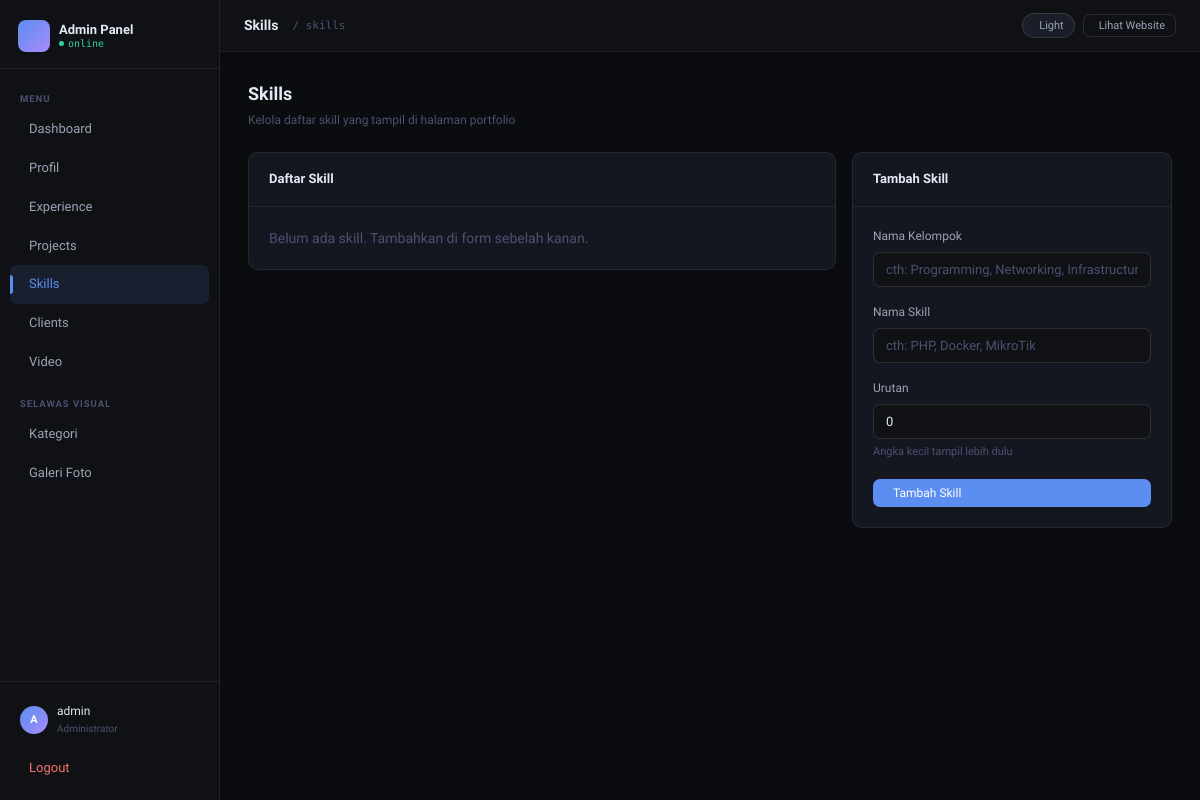
Before: /admin/skills.php (signed in) with the older database file.
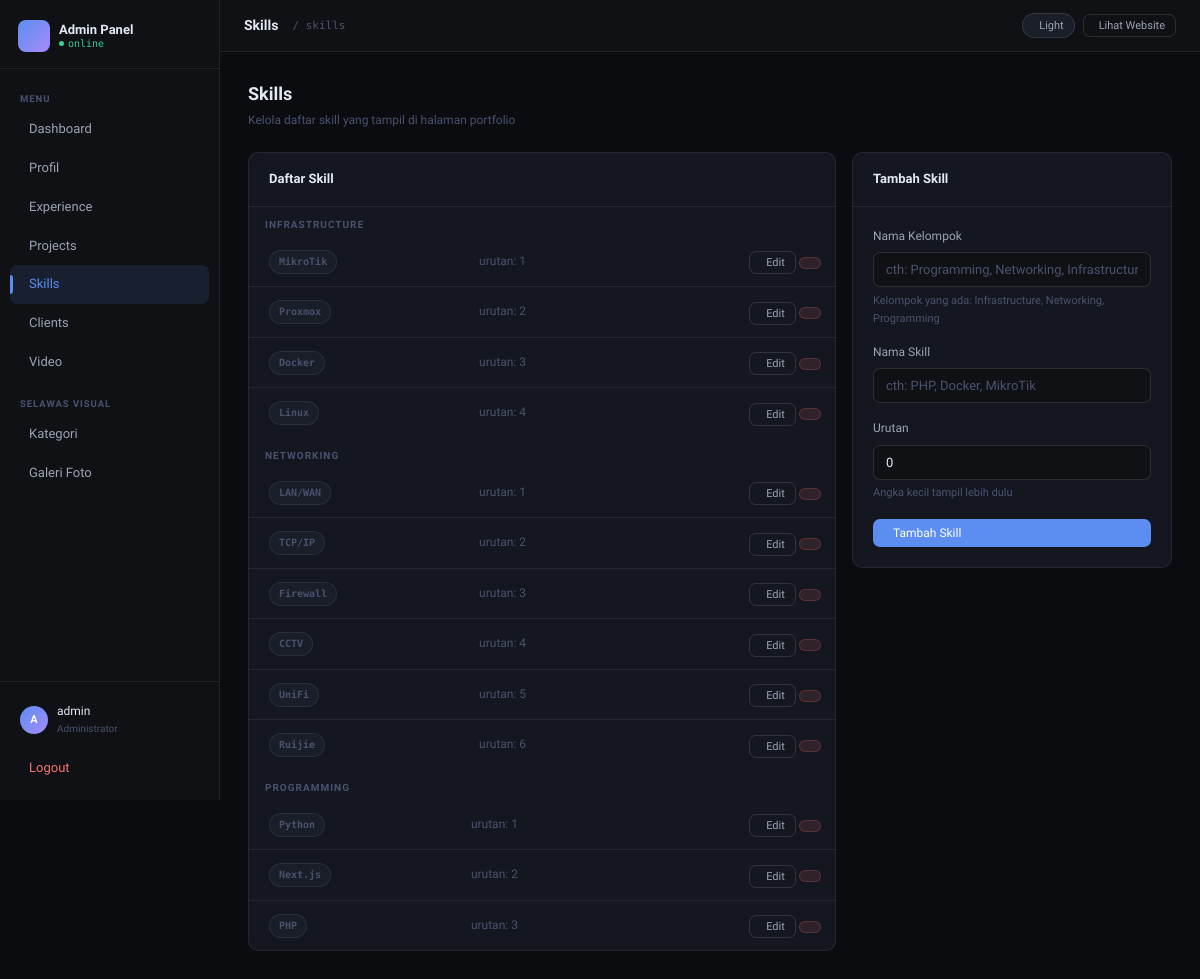
After: the same page with the newer database file.
### tables this page shows
CREATE TABLE `skills` (
  `id` int(11) NOT NULL,
  `group_name` varchar(100) NOT NULL COMMENT 'Nama kelompok, cth: Programming',
  `skill_name` varchar(100) NOT NULL COMMENT 'Nama skill, cth: PHP',
  `sort_order` int(11) DEFAULT 0
);

### admin/skills.php (the view, shortened to what the changed rows need)
<?php
require 'koneksi.php';
$active_menu = 'skills';
$edit = null;
$skills_raw = $pdo->query("SELECT * FROM skills ORDER BY group_name, sort_order, skill_name")->fetchAll();
$groups = [];
foreach ($skills_raw as $s) {
    $groups[$s['group_name']][] = $s;
}
require '_layout.php';
?>
<div class="page-head">
  <div class="page-head-left">
    <h2>Skills</h2>
  </div>
</div>
<div style="display:grid;grid-template-columns:1fr 320px;gap:16px;align-items:start">
  <div class="card">
    <div style="overflow-x:auto">
      <?php if (empty($skills_raw)): ?>
        <p style="padding:20px;color:var(--text-dim)">Belum ada skill. Tambahkan di form sebelah kanan.</p>
      <?php else: ?>
        <?php foreach ($groups as $gname => $items): ?>
          <div style="padding:10px 16px 4px;font-size:10px;font-weight:600;letter-spacing:0.1em;text-transform:uppercase;color:var(--text-dim)">
            <?= htmlspecialchars($gname) ?>
          </div>
          <table class="table" style="margin-bottom:0">
            <tbody>
              <?php foreach ($items as $s): ?>
              <tr>
                <td style="padding-left:20px">
                  <span class="badge badge-dim"><?= htmlspecialchars($s['skill_name']) ?></span>
                </td>
                <td style="color:var(--text-dim);font-size:12px">urutan: <?= $s['sort_order'] ?></td>
                <td style="text-align:right;white-space:nowrap">
                  <a href="skills.php?edit=<?= $s['id'] ?>" class="btn btn-ghost btn-sm">
                    <i class="lucide lucide-pencil"></i> Edit
                  </a>
                  <a href="skills.php?hapus=<?= $s['id'] ?>" class="btn btn-danger btn-sm"
                     onclick="return confirm('Hapus skill <?= htmlspecialchars($s['skill_name']) ?>?')">
                  </a>
                </td>
              </tr>
              <?php endforeach; ?>
            </tbody>
          </table>
        <?php endforeach; ?>
      <?php endif; ?>
    </div>
  </div>
  <div class="card">
    <div class="card-body">
      <form method="POST">
        <div class="form-group">
          <label class="form-label">Nama Kelompok</label>
          <input type="text" name="group_name" class="form-control"
                 placeholder="cth: Programming, Networking, Infrastructure"
                 value="<?= htmlspecialchars($edit['group_name'] ?? '') ?>" required>
          <?php if (!empty($groups)): ?>
            <div class="form-sub" style="margin-top:5px">Kelompok yang ada:
              <?= implode(', ', array_map('htmlspecialchars', array_keys($groups))) ?>
            </div>
          <?php endif; ?>
        </div>
      </form>
    </div>
  </div>
</div>
</div></div>
</body></html>

### admin/_layout.php (shortened to what the changed rows need)
<?php
$menu = [
    ['href' => 'index.php',      'icon' => 'grid-2x2',     'label' => 'Dashboard',   'key' => 'dashboard'],
    ['href' => 'profil.php',     'icon' => 'user-round',   'label' => 'Profil',      'key' => 'profil'],
    ['href' => 'experience.php', 'icon' => 'briefcase',    'label' => 'Experience',  'key' => 'experience'],
    ['href' => 'projects.php',   'icon' => 'code-2',       'label' => 'Projects',    'key' => 'projects'],
    ['href' => 'skills.php',     'icon' => 'zap',          'label' => 'Skills',      'key' => 'skills'],
    ['href' => 'clients.php',    'icon' => 'building-2',   'label' => 'Clients',     'key' => 'clients'],
    ['href' => 'video.php',      'icon' => 'clapperboard', 'label' => 'Video',       'key' => 'video'],
];
$menu_visual = [
    ['href' => 'kategori.php',   'icon' => 'folder-open',  'label' => 'Kategori',    'key' => 'kategori'],
    ['href' => 'galeri.php',     'icon' => 'images',       'label' => 'Galeri Foto', 'key' => 'galeri'],
];
?>
<!DOCTYPE html>
<html lang="id" data-theme="dark">
<head>
<link rel="preload" href="https://unpkg.com/lucide-static@latest/font/lucide.css" as="style" onload="this.onload=null;this.rel='stylesheet'">
</head>
<body>
<aside class="sidebar" id="sidebar">
  <nav class="sb-nav">
    <div class="sb-group">
      <div class="sb-group-label">Menu</div>
      <?php foreach ($menu as $m): ?>
        <a href="<?= $m['href'] ?>" class="sb-link <?= ($active_menu ?? '') === $m['key'] ? 'active' : '' ?>">
          <?= $m['label'] ?>
        </a>
      <?php endforeach; ?>
    </div>
    <div class="sb-group">
      <div class="sb-group-label">Selawas Visual</div>
      <?php foreach ($menu_visual as $m): ?>
        <a href="<?= $m['href'] ?>" class="sb-link <?= ($active_menu ?? '') === $m['key'] ? 'active' : '' ?>">
          <?= $m['label'] ?>
        </a>
      <?php endforeach; ?>
    </div>
  </nav>
</aside>
<div class="main">
  <div class="content fade-in">

Changed rows visible on the page:
added skills: skill_name "MikroTik", sort_order "1", shown under "INFRASTRUCTURE"
added skills: skill_name "Proxmox", sort_order "2", shown under "INFRASTRUCTURE"
added skills: skill_name "Docker", sort_order "3", shown under "INFRASTRUCTURE"
added skills: skill_name "Linux", sort_order "4", shown under "INFRASTRUCTURE"
added skills: skill_name "LAN/WAN", sort_order "1", shown under "NETWORKING"
added skills: skill_name "TCP/IP", sort_order "2", shown under "NETWORKING"
added skills: skill_name "Firewall", sort_order "3", shown under "NETWORKING"
added skills: skill_name "CCTV", sort_order "4", shown under "NETWORKING"
added skills: skill_name "UniFi", sort_order "5", shown under "NETWORKING"
added skills: skill_name "Ruijie", sort_order "6", shown under "NETWORKING"
added skills: skill_name "Python", sort_order "1", shown under "PROGRAMMING"
added skills: skill_name "Next.js", sort_order "2", shown under "PROGRAMMING"
added skills: skill_name "PHP", sort_order "3", shown under "PROGRAMMING"
Other visible differences:
implode(', ', array_map('htmlspecialchars', array_keys($groups))): (not shown) → "Infrastructure, Networking, Programming"
new list line: "INFRASTRUCTURE"
new list line: "NETWORKING"
new list line: "PROGRAMMING"
text no longer shown: "Belum ada skill. Tambahkan di form sebelah kanan."
text now shown: "Kelompok yang ada:"
